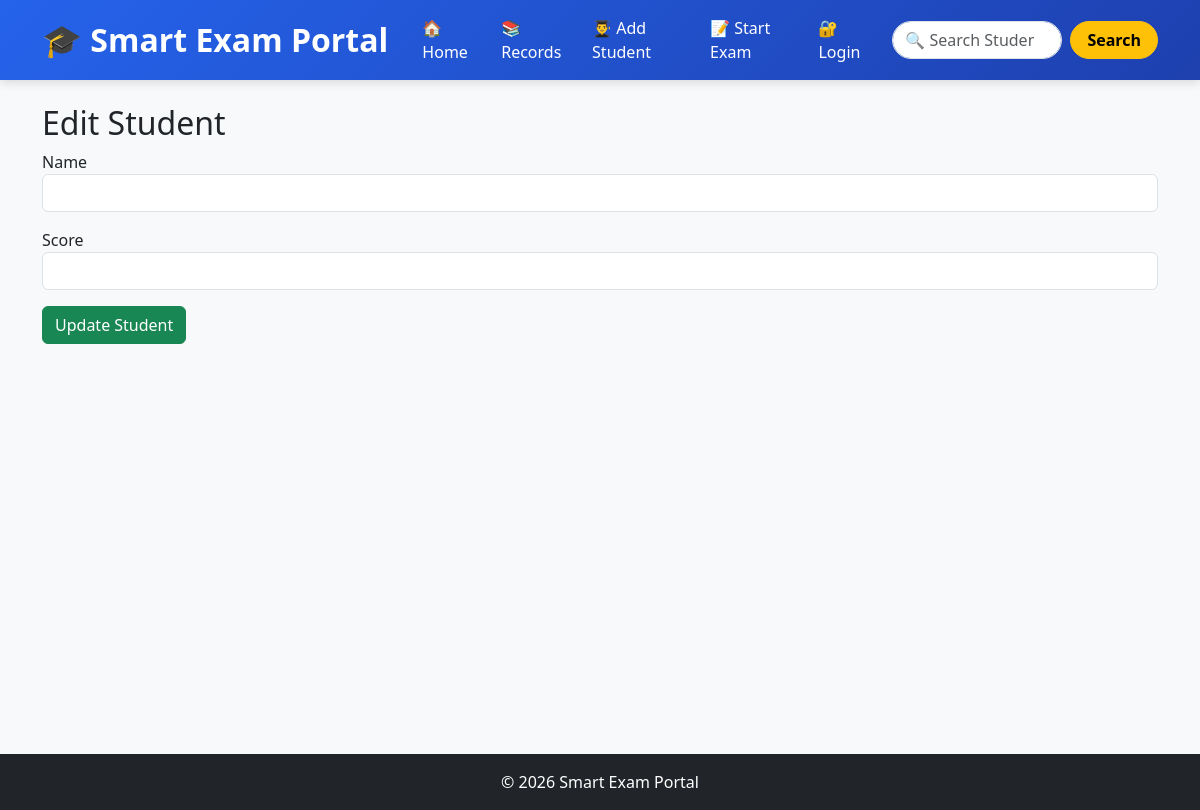
Before: /edit/3 with the older database file.
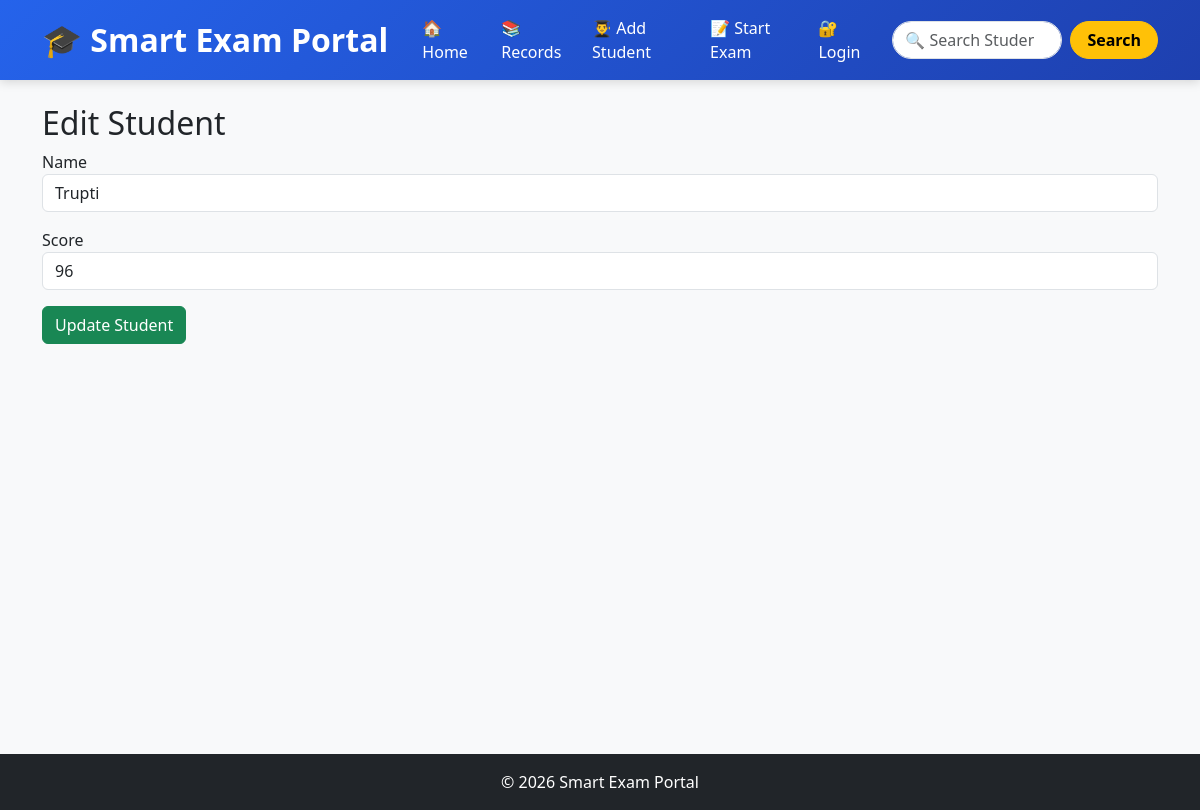
After: the same page with the newer database file.
### tables this page shows
CREATE TABLE students (
    id INTEGER PRIMARY KEY AUTOINCREMENT,
    roll_no INTEGER,
    enrollment_no TEXT UNIQUE,
    password TEXT,
    name TEXT,
    score INTEGER,
    percentage REAL,
    exam_date TEXT
);

### smart_exam_portal/app.py (the view, shortened to what this page needs)
@app.route("/edit/<int:roll_no>", methods=["GET", "POST"])
def edit_student(roll_no):
    conn = get_db()
    student = conn.execute(
        "SELECT * FROM students WHERE roll_no=?",
        (roll_no,)
    ).fetchone()
    conn.close()
    return render_template("edit.html", student=student)

### smart_exam_portal/database.py (called while the page is built)
def get_db():
    conn = sqlite3.connect("myproject.db")
    conn.row_factory = sqlite3.Row
    return conn

### smart_exam_portal/templates/edit.html
{% extends "base.html" %}
{% block content %}
<h2>Edit Student</h2>
<form method="POST">
    <div class="mb-3">
        <label>Name</label>
        <input type="text"
               name="name"
               value="{{ student.name }}"
               class="form-control">
    </div>
    <div class="mb-3">
        <label>Score</label>
        <input type="number"
               name="score"
               value="{{ student.score }}"
               class="form-control">
    </div>
    <button type="submit" class="btn btn-success">
        Update Student
    </button>
</form>
{% endblock %}

Changed rows visible on the page:
added students: name "Trupti", score "96"
